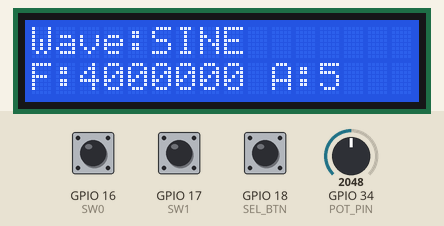
This sketch was run on a simulated ESP32. Parts: 16×2 character LCD. The inputs (shaded band) are chosen by the test bench; at power-on: GPIO 17 (SW1) HIGH, GPIO 16 (SW0) HIGH, GPIO 34 (POT_PIN) = 2048, GPIO 18 (SEL_BTN) HIGH.

Above: at 2.2 s.
2.3 s: GPIO 17 (SW1) pulled LOW for 0.15 s
At 2.61 s:
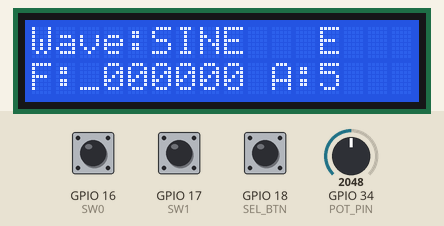
3.0 s: GPIO 16 (SW0) pulled LOW for 0.15 s
At 3.38 s:
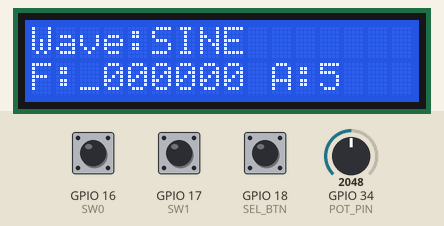
3.7 s: GPIO 16 (SW0) pulled LOW for 1 s
At 4.2 s:
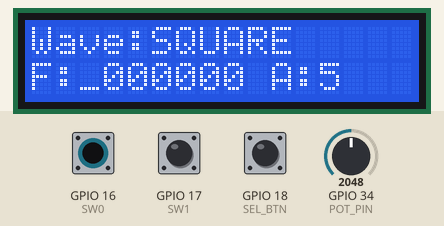
5.3 s: GPIO 34 (POT_PIN) set to 2866
At 6.28 s:
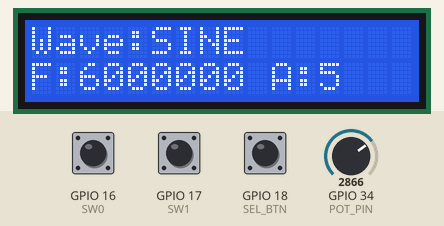
6.8 s: GPIO 18 (SEL_BTN) pulled LOW for 0.15 s
At 7.53 s:
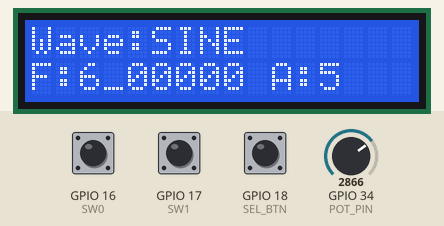
8.4 s: GPIO 17 (SW1) pulled LOW for 1 s
At 8.77 s:
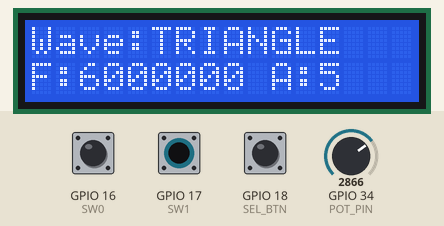
Timing chart, 0 to 11.0 s (numbered marks = the images above; inputs shaded):
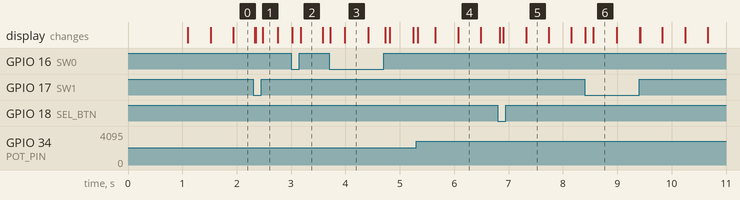

Measured:
- after the input at 2.3 s, the display: first changes at once (image 1 shows a later state)
- after the input at 3.0 s, the display: first changes at once (image 2 shows a later state)
- after the input at 3.7 s, the display: first changes at once (image 3 shows a later state)
- after the input at 5.3 s, the display: changes at once (image 4)
- after the input at 6.8 s, the display: changes at once (image 5)
- after the input at 8.4 s, the display: first changes at once (image 6 shows a later state)
- what the display in image 2 shows lasts 0.4 s, from 3.2 s to 3.6 s

The sketch:

lcd_testing.ino
```cpp
#include <Wire.h>
#include <LiquidCrystal_I2C.h>

LiquidCrystal_I2C lcd(0x27, 16, 2);

#define SW0     16
#define SW1     17
#define SEL_BTN 18
#define POT_PIN 34


volatile bool selectFlag = false;
volatile unsigned long lastPress = 0;

int cursor = 0;
bool ampMode = false;
char freqStr[7] = {'1','0','0','0','0','0','0'};
int amplitude = 5;
String waveType = "SINE";


bool blinkState = true;
unsigned long lastBlink = 0;


void IRAM_ATTR onSelect() {
  unsigned long now = millis();
  if (now - lastPress > 200) {
    selectFlag = true;
    lastPress = now;
  }
}


void setup() {
  pinMode(SW0, INPUT_PULLUP);
  pinMode(SW1, INPUT_PULLUP);
  pinMode(SEL_BTN, INPUT_PULLUP);

  attachInterrupt(digitalPinToInterrupt(SEL_BTN), onSelect, FALLING);

  Wire.begin();
  lcd.init();
  lcd.backlight();

  lcd.setCursor(0, 0);
  lcd.print("Function Gen");
  delay(1000);
  lcd.clear();
}


void loop() {
  updateWaveform();
  handleSelection();
  handlePot();
  handleBlink();
  drawLCD();
}


void updateWaveform() {
  int b0 = !digitalRead(SW0);
  int b1 = !digitalRead(SW1);
  int sel = (b1 << 1) | b0;

  switch (sel) {
    case 0: waveType = "SINE";      break;
    case 1: waveType = "SQUARE";    break;
    case 2: waveType = "TRIANGLE";  break;
    case 3: waveType = "PULSE";     break;
  }
}

void handleSelection() {
  if (selectFlag) {
    selectFlag = false;

    if (!ampMode) {
      cursor++;
      // if (cursor == 4) cursor++;

      if (cursor >= 7) {
        cursor = 0;
        ampMode = true;
      }
    } else {
      ampMode = false;
      cursor = 0;
    }
  }
}

void handlePot() {
  static int lastValue = -1;
  int pot = analogRead(POT_PIN);

  if (!ampMode) {
    int digit = map(pot, 0, 4000, 0, 9);
    digit = constrain(digit, 0, 9);
    if (digit != lastValue ) {
      freqStr[cursor] = digit + '0';
      lastValue = digit;
    }
  } else {
    int amp = map(pot, 0, 4095, 0, 9);
    if (amp != amplitude) {
      amplitude = amp;
    }
  }
}

void handleBlink() {
  if (millis() - lastBlink > 400) {
    blinkState = !blinkState;
    lastBlink = millis();
  }
}

void drawLCD() {
  lcd.setCursor(0, 0);
  lcd.print("Wave:");
  lcd.print(waveType);
  lcd.print("   ");

  lcd.setCursor(0, 1);
  lcd.print("F:");

  for (int i = 0; i < 7; i++) {

    if (!ampMode && i == cursor && blinkState) {
      lcd.print("_");
    } else {
      int freq = 0;
      lcd.print(freqStr[i]);
    }
  }

  lcd.print(" A:");

  if (ampMode && blinkState) {
    lcd.print("_");
  } else {
    lcd.print(amplitude);
  }
}
```
